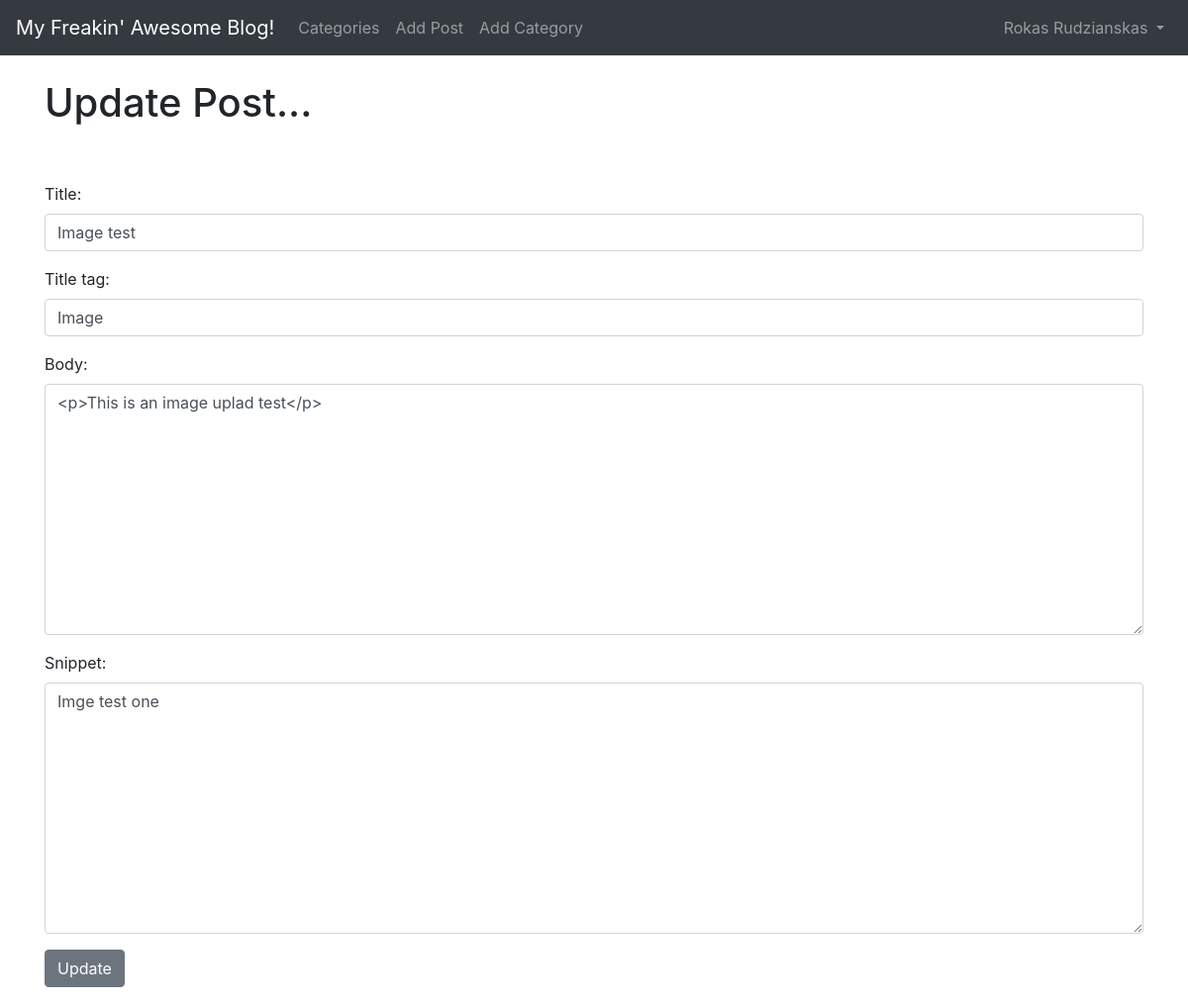
The app's page /article/edit/15 (signed in) with its own data.
### theblog/models.py (models this page shows, shortened)
class Post(models.Model):
    title = models.CharField(max_length=255)
    header_image = models.ImageField(null=True, blank=True, upload_to="images/")
    title_tag = models.CharField(max_length=255)
    author = models.ForeignKey(User, on_delete=models.CASCADE)
    body = RichTextField(blank=True, null=True)
    post_date = models.DateField(auto_now_add=True)
    category = models.CharField(max_length=255, default='coding')
    snippet = models.CharField(max_length=255)
    likes = models.ManyToManyField(User, related_name='blog_posts')

### theblog/views.py (the view)
# urls.py: path('article/edit/<int:pk>', UpdatePostView.as_view(), name="update_post"),
class UpdatePostView(UpdateView):
    model = Post
    form_class = EditForm
    template_name = 'update_post.html'

### theblog/forms.py
class EditForm(forms.ModelForm):
    class Meta:
        model = Post
        fields = ('title', 'title_tag', 'body', 'snippet')
        widgets = {
            'title': forms.TextInput(attrs={'class': 'form-control', 'placeholder': "This is Title Placeholder Stuff"}),
            'title_tag': forms.TextInput(attrs={'class': 'form-control'}),
            'body': forms.Textarea(attrs={'class': 'form-control'}),
            'snippet': forms.Textarea(attrs={'class': 'form-control'}),
        }

### theblog/templates/update_post.html (shortened to what this page needs)
{% extends 'base.html' %}
    {% block content %}
 {% if user.is_authenticated %}
    {% if user.id == post.author.id %}
        <h1>Update Post...</h1>
            <br><br>
            <div class="form-group">
                <form action="" method="post">
                    {{ form.as_p }}
                        <button class="btn btn-secondary">Update</button>
                </form>
            </div>
    {% else%}
            <div class="alert alert-primary" role="alert">
                Only user who created the post can delete or edit it!
            </div>
    {% endif %}
{% else %}
<h1>You are not allowed there (And you know it!...)</h1>
{% endif %}
    {% endblock %}

### theblog/templates/base.html (shortened to what this page needs)
{% load static %}
<!doctype html>
<html lang="en">
  <head>
    <link rel="stylesheet" href="https://stackpath.bootstrapcdn.com/bootstrap/4.4.1/css/bootstrap.min.css">
  </head>
  <body>
    <nav class="navbar navbar-expand-lg navbar-dark bg-dark">
  <a class="navbar-brand" href="{% url 'home' %}">My Freakin' Awesome Blog!</a>
  <div class="collapse navbar-collapse" id="navbarSupportedContent">
    <ul class="navbar-nav mr-auto">
      {% if cat_menu %}
      <li class="nav-item dropdown">
        <a class="nav-link dropdown-toggle" href="#" id="navbarDropdown" role="button" data-toggle="dropdown" aria-haspopup="true" aria-expanded="false">
          Categories
        </a>
        <div class="dropdown-menu" aria-labelledby="navbarDropdown">
          {% for item in cat_menu %}
           <a class="dropdown-item" href="{% url 'category' item|slugify %}">{{ item }}</a>
          {% endfor %}
        </div>
      </li>
      {% else %}
        <li class="nav-item">
            <a class="nav-link" href="{% url 'category_list' %}">Categories</a>
        </li>
      {% endif %}
      {% if user.is_authenticated %}
        <li class="nav-item">
          <a class="nav-link" href="{% url 'add_post' %}">Add Post</a>
        </li>
        <li class="nav-item">
          <a class="nav-link" href="{% url 'add_category' %}">Add Category</a>
        </li>
      {% endif %}
    </ul>
{% if user.is_authenticated %}
    <ul class="navbar-nav ml-auto">
      <li class="nav-item dropdown">
          <a class="nav-link dropdown-toggle" href="#" id="navbarDropdown" role="button" data-toggle="dropdown" aria-haspopup="true" aria-expanded="false">
            {{ user.first_name }}
            {{ user.last_name }}
          </a>
      </li>
    </ul>
{% endif %}
  </div>
</nav>
    <br/>
    <div class="container">
      {% block content %}
      {% endblock %}
    </div>
  </body>
</html>

### records on screen
Post: title "Image test", title_tag "Image", body "<p>This is an image uplad test</p>", snippet "Imge test one"

### other values on screen
{{ user.first_name }} "Rokas"
{{ user.last_name }} "Rudzianskas"
